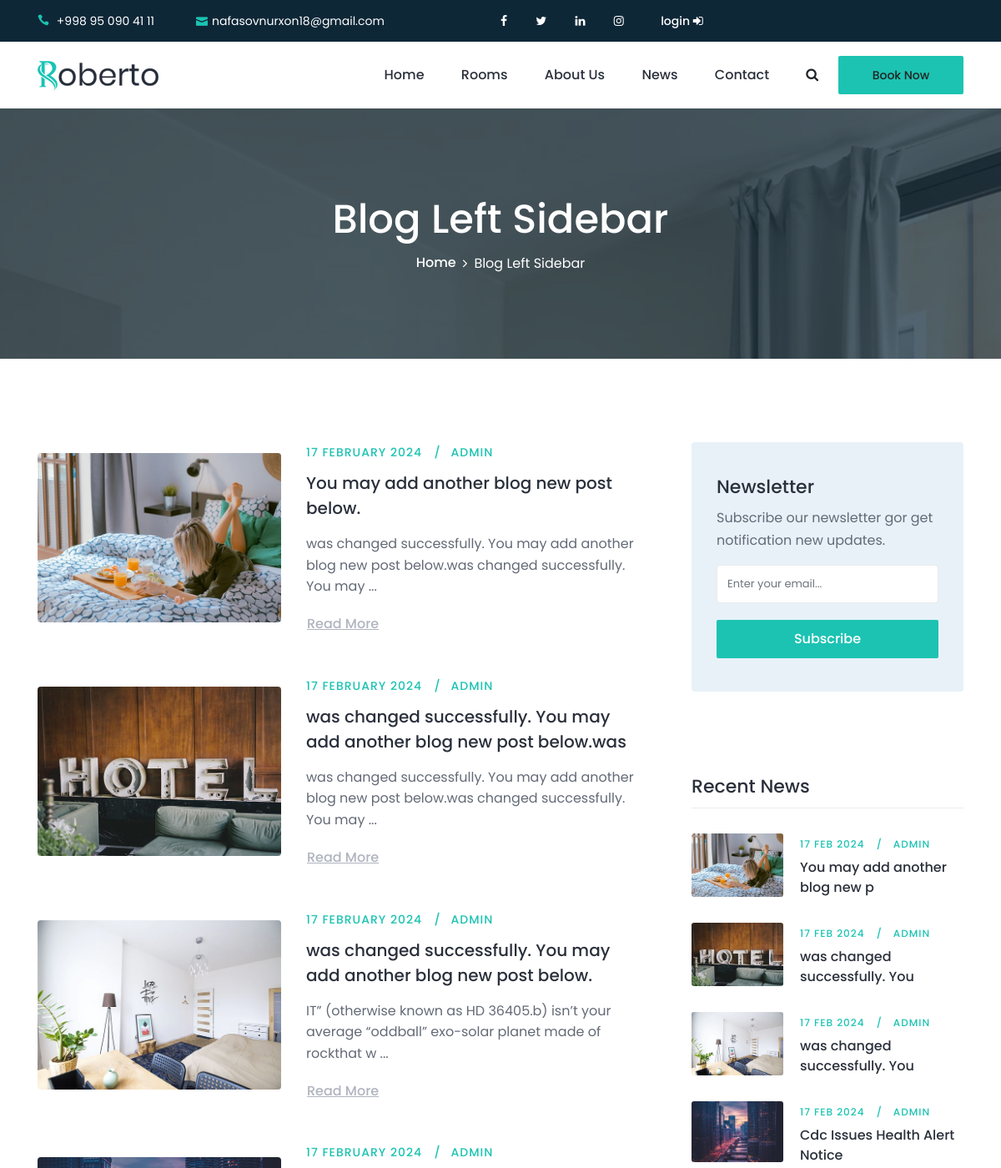
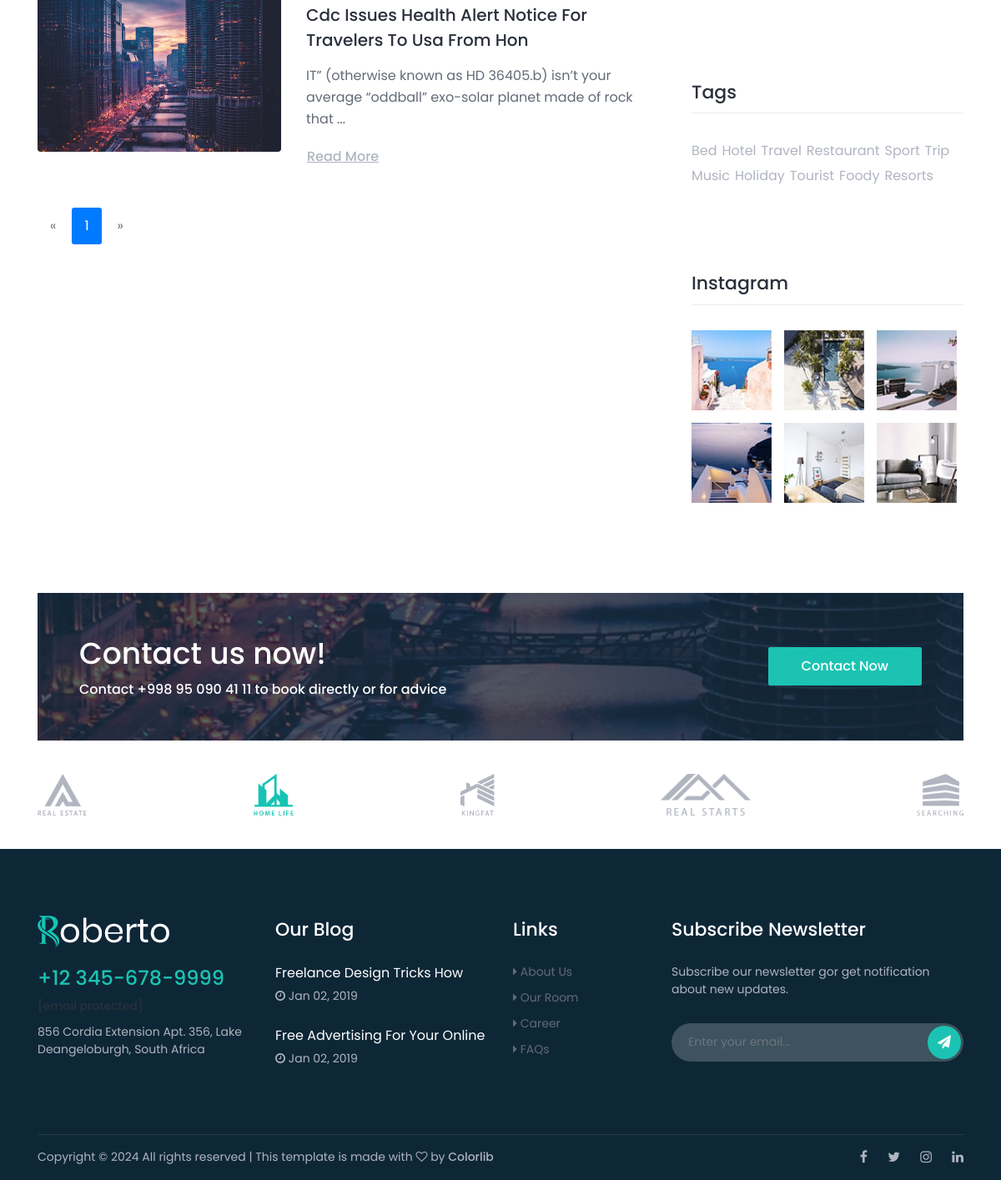
Screenshot of /blog/ with the database file from the repository (2 pictures, top to bottom).
### apps/main/models.py (models this page shows)
class MeContact(BaseModel):
    phone = models.CharField(max_length=25)
    email = models.EmailField()
    facebook = models.URLField(null=True, blank=True)
    linkedin = models.URLField(null=True, blank=True)
    twitter = models.URLField(null=True, blank=True)
    instagram = models.URLField(null=True, blank=True)
    address = models.CharField(max_length=35, null=True, blank=True)
    open_time = models.TimeField(null=True, blank=True)
    close_time = models.TimeField(null=True, blank=True)

class Partners(BaseModel):
    name = models.CharField(max_length=221)
    image = models.ImageField(upload_to='partners/')
    url = models.URLField(null=True, blank=True)

### apps/blog/models.py (models this page shows, shortened)
class BaseModel(models.Model):
    created_date = models.DateTimeField(auto_now_add=True)
    modified_date = models.DateTimeField(auto_now=True)
    class Meta:
        abstract = True

class BlogNEWPost(BaseModel):
    author = models.ForeignKey('auth.User', on_delete=models.SET_NULL, null=True)
    title = models.CharField(max_length=255)
    slug = models.SlugField()
    image = models.ImageField(upload_to='blog/new')
    tags = models.ManyToManyField(Tag)

class ContentNewBlog(BaseModel):
    blog_post = models.ForeignKey(BlogNEWPost, on_delete=models.CASCADE, related_name='contents', null=True)
    content = models.TextField()
    is_quote = models.BooleanField(default=False)

class Tag(BaseModel):
    title = models.CharField(max_length=255)
    def __str__(self):
        return self.title

### apps/blog/views.py (the view, shortened to what this page needs)
# urls.py: path('', BlogNewView.as_view(), name='blog'),
class BlogNewView(View):
    template_name = 'blog/blog.html'
    def get(self, request, *args, **kwargs):
        form = SendBlogNEWForm()
        blogs = BlogNEWPost.objects.order_by('-id')
        tags = Tag.objects.all()
        blog4 = blogs[:4]
        tag = request.GET.get('tag')
        if tag:
            blogs = blogs.filter(tags__title__exact=tag)
        paginator = Paginator(blogs, 6)
        page = request.GET.get('page')
        blogs = paginator.get_page(page)
        ctx = {
            'blogs': blogs,
            'tags': tags,
            'blog4': blog4,
            'form': form,
        }
        return render(request, self.template_name, ctx)

### templates/blog/blog.html (shortened to what this page needs)
{% extends 'base.html' %}
{% load static %}
{% block content %}
    <div class="breadcrumb-area bg-img bg-overlay jarallax"
         style="background-image: url({% static 'img/bg-img/17.jpg' %});">
        <div class="container h-100">
            <div class="row h-100 align-items-center">
                <div class="col-12">
                    <div class="breadcrumb-content text-center">
                        <h2 class="page-title">Blog Left Sidebar</h2>
                        <nav aria-label="breadcrumb">
                            <ol class="breadcrumb justify-content-center">
                                <li class="breadcrumb-item"><a href="{% url 'main:home' %}">Home</a></li>
                                <li class="breadcrumb-item active" aria-current="page">Blog Left Sidebar</li>
                            </ol>
                        </nav>
                    </div>
                </div>
            </div>
        </div>
    </div>
    <div class="roberto-news-area section-padding-100-0">
        <div class="container">
            <div class="row justify-content-center">
                <div class="col-12 col-lg-8">
                    {% for blog in blogs %}
                        <div class="single-blog-post d-flex align-items-center mb-50 wow fadeInUp"
                             data-wow-delay="100ms">
                            <div class="post-thumbnail">
                                <a href="{% url 'blog:single-blog' blog.slug %}"><img src="{{ blog.image.url }}"
                                                                                      alt></a>
                            </div>
                            <div class="post-content">
                                <div class="post-meta">
                                    <a href="{% url 'blog:single-blog' blog.slug %}"
                                       class="post-author">{{ blog.created_date|date:'d F Y' }}</a>
                                    <a href="{% url 'blog:single-blog' blog.slug %}"
                                       class="post-tutorial">{{ blog.author }}</a>
                                </div>
                                <a href="{% url 'blog:single-blog' blog.slug %}"
                                   class="post-title">{{ blog.title|slice:70 }}</a>
                                <p>{{ blog.contents.all.first.content|slice:100 }} ...</p>
                                <a href="{% url 'blog:single-blog' blog.slug %}" class="btn continue-btn">Read More</a>
                            </div>
                        </div>
                    {% endfor %}
                    <nav class="roberto-pagination wow fadeInUp mb-100" data-wow-delay="600ms">
                        <ul class="pagination">
                            {% if blogs.has_previous %}
                                <span class="page-item"><a class="page-link" href="?page={{ blogs.previous_page_number }}">&laquo;</a></span>
                            {% else %}
                                <span class="page-item disabled"><span class="page-link">&laquo;</span></span>
                            {% endif %}
                            {% for i in blogs.paginator.page_range %}
                                {% if blogs.number == i %}
                                    <span class="page-item active"><span class="page-link">{{ i }}</span></span>
                                {% else %}
                                    <span class="page-item"><a class="page-link" href="?page={{ i }}">{{ i }}</a></span>
                                {% endif %}
                            {% endfor %}
                            {% if blogs.has_next %}
                                <span class="page-item"><a class="page-link" href="?page={{ blogs.next_page_number }}">&raquo;</a></span>
                            {% else %}
                                <span class="page-item disabled"><span class="page-link">&raquo;</span></span>
                            {% endif %}
                        </ul>
                    </nav>
                </div>
                <div class="col-12 col-sm-8 col-md-6 col-lg-4">
                    <div class="roberto-sidebar-area pl-md-4">
                        <div class="single-widget-area mb-100">
                            <div class="newsletter-form">
                                <h5>Newsletter</h5>
                                <p>Subscribe our newsletter gor get notification new updates.</p>
                                <form method="post">
                                    {{ form.email }}
                                    <button type="submit" class="btn roberto-btn w-100">Subscribe</button>
                                </form>
                            </div>
                        </div>
                        <div class="single-widget-area mb-100">
                            <h4 class="widget-title mb-30">Recent News</h4>
                            {% for blog in blog4 %}
                                <div class="single-recent-post d-flex">
                                    <div class="post-thumb">
                                        <a href="single-blog.html"><img src="{{ blog.image.url }}" alt></a>
                                    </div>
                                    <div class="post-content">
                                        <div class="post-meta">
                                            <a href="{% url 'blog:single-blog' blog.slug %}"
                                               class="post-author">{{ blog.created_date|date:'d b Y' }}</a>
                                            <a href="{% url 'blog:single-blog' blog.slug %}"
                                               class="post-tutorial">{{ blog.author }}</a>
                                        </div>
                                        <a href="{% url 'blog:single-blog' blog.slug %}"
                                           class="post-title">{{ blog.title|slice:30 }}</a>
                                    </div>
                                </div>
                            {% endfor %}
                        </div>
                        <div class="single-widget-area mb-100 clearfix">
                            <h4 class="widget-title mb-30">Tags</h4>
                            <ul class="popular-tags">
                                {% for tag in tags %}
                                    <li><a href="{% url 'blog:blog' %}?tag={{ tag }}">{{ tag }}</a></li>
                                {% endfor %}
                            </ul>
                        </div>
                        <div class="single-widget-area mb-100 clearfix">
                            <h4 class="widget-title mb-30">Instagram</h4>
                            <ul class="instagram-feeds">
                                <li><a href="#"><img src="{% static 'img/bg-img/33.jpg' %}" alt></a></li>
                                <li><a href="#"><img src="{% static 'img/bg-img/35.jpg' %}" alt></a></li>
                                <li><a href="#"><img src="{% static 'img/bg-img/34.jpg' %}" alt></a></li>
                                <li><a href="#"><img src="{% static 'img/bg-img/36.jpg' %}" alt></a></li>
                                <li><a href="#"><img src="{% static 'img/bg-img/37.jpg' %}" alt></a></li>
                                <li><a href="#"><img src="{% static 'img/bg-img/38.jpg' %}" alt></a></li>
                            </ul>
                        </div>
                    </div>
                </div>
            </div>
        </div>
    </div>
{% endblock %}

### templates/navbar.html (shortened to what this page needs)
{% load static %}
{% load Me_contact %}
{% me_contact as me_contact %}
<header class="header-area">
    <div class="search-form d-flex align-items-center">
        <div class="container">
            <form action="https://preview.colorlib.com/theme/roberto/index.html" method="get">
                <button type="submit"></button>
            </form>
        </div>
    </div>
    <div class="top-header-area">
        <div class="container">
            <div class="row">
                <div class="col-6">
                    <div class="top-header-content">
                        <a href="tel://{{ me_contact.phone }}"><i class="icon_phone"></i>
                            <span>{{ me_contact.phone }}</span></a>
                        <a href="mailto:{{ me_contact.email }}"><i class="icon_mail"></i>{{ me_contact.email }}</a>
                    </div>
                </div>
                <div class="col-3">
                    <div class="top-header-content">
                        <div class="top-social-area ml-auto">
                            <a href="{{ me_contact.facebook }}"><i class="fa fa-facebook" aria-hidden="true"></i></a>
                            <a href="{{ me_contact.twitter }}"><i class="fa fa-twitter" aria-hidden="true"></i></a>
                            <a href="{{ me_contact.linkedin }}"><i class="fa fa-linkedin" aria-hidden="true"></i></a>
                            <a href="{{ me_contact.instagram }}"><i class="fa fa-instagram" aria-hidden="true"></i></a>
                        </div>
                    </div>
                </div>
                <div class="col-3">
                    <div class="top-header-content">
                        <div class="top-social-area ml-auto">
                            {% if request.user.is_authenticated %}
                                <a style="margin-left: 10px">{{ request.user }}</a>
                                <a href="{% url 'contact:change_password' %}"><i class="fa fa-repeat"></i></a>
                                <a href="{% url 'contact:logout' %}"><span> logout </span><i class="fa fa-sign-out"></i></a>
                            {% else %}
                                <a href="{% url 'contact:login' %}"><span>login </span><i class="fa fa-sign-in"></i> </a>
                            {% endif %}
                        </div>
                    </div>
                </div>
            </div>
        </div>
    </div>
    <div class="main-header-area">
        <div class="classy-nav-container breakpoint-off">
            <div class="container">
                <nav class="classy-navbar justify-content-between" id="robertoNav">
                    <a class="nav-brand" href="{% url 'main:home' %}"><img src="{% static 'img/core-img/logo.png' %}"
                                                                           alt></a>
                    <div class="classy-menu">
                        <div class="classynav">
                            <ul id="nav">
                                <li class="active"><a href="{% url 'main:home' %}">Home</a></li>
                                <li><a href="{% url 'rooms:rooms' %}">Rooms</a></li>
                                <li><a href="{% url 'main:about' %}">About Us</a></li>
                                <li><a href="{% url 'blog:blog' %}">News</a></li>
                                <li><a href="{% url 'contact:contact' %}">Contact</a></li>
                            </ul>
                            <div class="search-btn ml-4">
                                <i class="fa fa-search" aria-hidden="true"></i>
                            </div>
                            <div class="mt-2 mb-2 ml-4">
                                <a class="roberto-btn" href="{% url 'rooms:rooms' %}">Book Now</a>
                            </div>
                        </div>
                    </div>
                </nav>
            </div>
        </div>
    </div>
</header>

### templates/partner.html
{% load static %}
{% load Me_contact %}
{% me_contact as me_contact %}
{% partners as partners %}
<section class="roberto-cta-area">
    <div class="container">
        <div class="cta-content bg-img bg-overlay jarallax"
             style="background-image: url({% static 'img/bg-img/1.jpg' %});">
            <div class="row align-items-center">
                <div class="col-12 col-md-7">
                    <div class="cta-text mb-50">
                        <h2>Contact us now!</h2>
                        <h6>Contact {{ me_contact.phone }} to book directly or for advice</h6>
                    </div>
                </div>
                <div class="col-12 col-md-5 text-right">
                    <a href="{% url 'contact:contact' %}" class="btn roberto-btn mb-50">Contact Now</a>
                </div>
            </div>
        </div>
    </div>
</section>
<div class="partner-area">
    <div class="container">
        <div class="row">
            <div class="col-12">
                <div class="partner-logo-content d-flex align-items-center justify-content-between wow fadeInUp"
                     data-wow-delay="300ms">
                    {% for partner in partners %}
                        <a href="{{ partner.url }}" class="partner-logo"><img src="{{ partner.image.url }}" alt></a>
                    {% endfor %}
                </div>
            </div>
        </div>
    </div>
</div>

### rows the page displays
MeContact: phone "+998 95 090 41 11", email "nafasovnurxon18@gmail.com"
BlogNEWPost: image (picture), created_date "17 FEBRUARY 2024", author "ADMIN", title "You may add another blog new post below.", contents.all.first.content "was changed successfully. You may add another blog new post below.was changed successfully. You may", created_date "17 FEB 2024", title "You may add another blog new p"
BlogNEWPost: image (picture), created_date "17 FEBRUARY 2024", author "ADMIN", title "was changed successfully. You may add another blog new post below.was", contents.all.first.content "was changed successfully. You may add another blog new post below.was changed successfully. You may", created_date "17 FEB 2024", title "was changed successfully. You"
BlogNEWPost: image (picture), created_date "17 FEBRUARY 2024", author "ADMIN", title "was changed successfully. You may add another blog new post below.", contents.all.first.content "IT” (otherwise known as HD 36405.b) isn’t your average “oddball” exo-solar planet made of rockthat w", created_date "17 FEB 2024", title "was changed successfully. You"
BlogNEWPost: image (picture), created_date "17 FEBRUARY 2024", author "ADMIN", title "Cdc Issues Health Alert Notice For Travelers To Usa From Hon", contents.all.first.content "IT” (otherwise known as HD 36405.b) isn’t your average “oddball” exo-solar planet made of rock that", created_date "17 FEB 2024", title "Cdc Issues Health Alert Notice"
Tag: title "Bed"
Tag: title "Hotel"
Tag: title "Travel"
Tag: title "Restaurant"
Tag: title "Sport"
Tag: title "Trip"
Tag: title "Music"
Tag: title "Holiday"
Tag: title "Tourist"
Tag: title "Foody"
Tag: title "Resorts"
Partners: image (picture)
Partners: image (picture)
Partners: image (picture)
Partners: image (picture)
Partners: image (picture)

### other values shown
{{ i }} "1"
